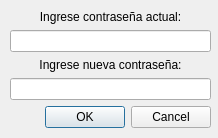
<?xml version="1.0" encoding="UTF-8"?>
<ui version="4.0">
 <class>DialogNewPass</class>
 <widget class="QDialog" name="DialogNewPass">
  <property name="geometry">
   <rect>
    <x>0</x>
    <y>0</y>
    <width>218</width>
    <height>138</height>
   </rect>
  </property>
  <property name="windowTitle">
   <string>Dialog</string>
  </property>
  <widget class="QWidget" name="verticalLayoutWidget">
   <property name="geometry">
    <rect>
     <x>10</x>
     <y>10</y>
     <width>201</width>
     <height>121</height>
    </rect>
   </property>
   <layout class="QVBoxLayout" name="verticalLayout">
    <item>
     <widget class="QLabel" name="label">
      <property name="text">
       <string>Ingrese contraseña actual:</string>
      </property>
      <property name="alignment">
       <set>Qt::AlignCenter</set>
      </property>
     </widget>
    </item>
    <item>
     <widget class="QLineEdit" name="lineEdit">
      <property name="echoMode">
       <enum>QLineEdit::Password</enum>
      </property>
     </widget>
    </item>
    <item>
     <widget class="QLabel" name="label_2">
      <property name="text">
       <string>Ingrese nueva contraseña:</string>
      </property>
      <property name="alignment">
       <set>Qt::AlignCenter</set>
      </property>
     </widget>
    </item>
    <item>
     <widget class="QLineEdit" name="lineEdit_2">
      <property name="echoMode">
       <enum>QLineEdit::Password</enum>
      </property>
     </widget>
    </item>
    <item>
     <widget class="QDialogButtonBox" name="buttonBox_2">
      <property name="orientation">
       <enum>Qt::Horizontal</enum>
      </property>
      <property name="standardButtons">
       <set>QDialogButtonBox::Cancel|QDialogButtonBox::Ok</set>
      </property>
     </widget>
    </item>
    <item>
     <spacer name="verticalSpacer_2">
      <property name="orientation">
       <enum>Qt::Vertical</enum>
      </property>
      <property name="sizeHint" stdset="0">
       <size>
        <width>20</width>
        <height>40</height>
       </size>
      </property>
     </spacer>
    </item>
   </layout>
  </widget>
 </widget>
 <resources/>
 <connections/>
</ui>
